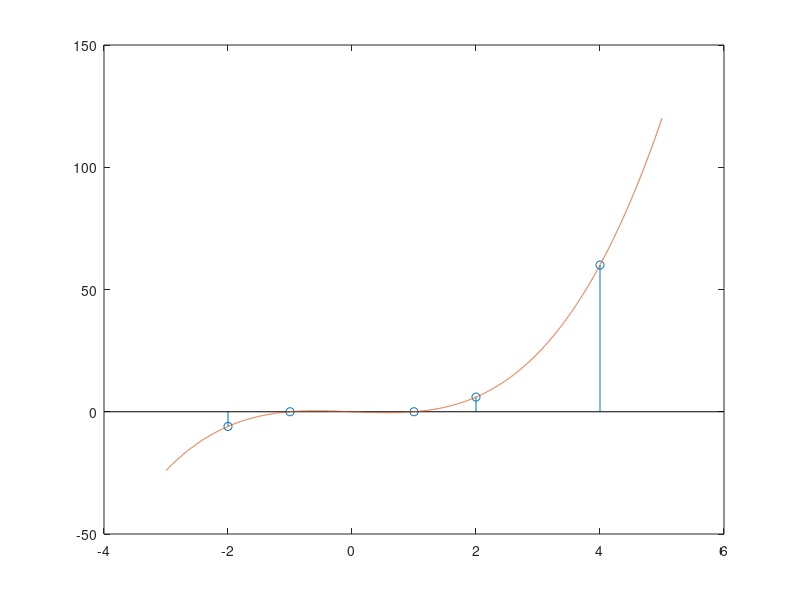

This figure's MATLAB source:
clear all;
close all;
% input x=[x0, ... , xN]
%       y=[y0, ... , yN]
% output: vector of Newton polynominal coefficients
% of degree N

x = [-2 -1 1 2 4];
xx = -3:0.001:5;
y = [-6 0 0 6 60];

function coeffs=newton_pol(x,fx)
    n = length(x)-1;
    %dd - divided difference table
    dd = zeros(n+1, n+1);
    dd(1:n+1,1) = fx';
    % filling dd with values
    for j=2:n+1
        for i=1:n+2-j
           % j is also a step
           dd(i,j) = (dd(i+1,j-1) - dd(i,j-1))/(x(i+j-1)-x(i)); 
        end
    end
    %building interpolation polynominal
    df = dd(1,:);
    m = df(n+1);
    for k=n:-1:1
        m = [m df(k)]-[0 m*x(k)];
    end
    coeffs = m;
end

coeffs = newton_pol(x,y);
yy = polyval(coeffs,xx);
figure(1);
stem(x,y);
hold on;
plot(xx,yy);
